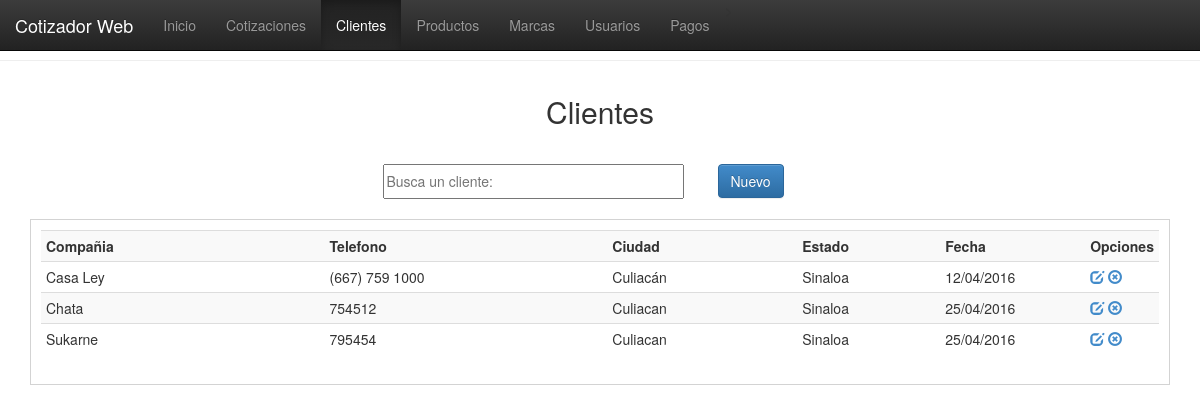
The page /vistas/clientes.php on the database its author committed.
### tables this page shows
CREATE TABLE `clientes` (
  `id_cte` int(11) NOT NULL,
  `comp_cte` varchar(100) NOT NULL,
  `nombcomer_cte` varchar(100) NOT NULL,
  `tel_cte` varchar(50) NOT NULL,
  `dir_cte` varchar(100) NOT NULL,
  `ciud_cte` varchar(100) NOT NULL,
  `edo_cte` varchar(100) NOT NULL,
  `fecha_cte` date NOT NULL
);

### php/conexion.php (called while the page is built, shortened)
<?php
function fechaNormal($fecha){
		$nfecha = date('d/m/Y',strtotime($fecha));
		return $nfecha;
}
?>

### vistas/clientes.php (the view, shortened to what this page needs)
<!DOCTYPE html>
<html>
<head>
<link href="../css/estilo.css" rel="stylesheet">
<link href="../bootstrap/css/bootstrap.css" rel="stylesheet">
<link href="../bootstrap/css/bootstrap.min.css" rel="stylesheet">
<link href="../bootstrap/css/bootstrap-theme.css" rel="stylesheet">
<link href="../bootstrap/css/bootstrap-theme.min.css" rel="stylesheet">
</head>
<body>
  <nav class="navbar navbar-inverse navbar-fixed-top">
    <div class="container-fluid">
      <div class="navbar-header">
        <a class="navbar-brand" href="#">Cotizador Web</a>
      </div>
      <div class="collapse navbar-collapse" id="myNavbar">
        <ul class="nav navbar-nav">
          <li><a href="index.php">Inicio</a></li>>
          <li><a href="cotizaciones.php">Cotizaciones</a></li>
          <li class="active"><a href="clientes.php">Clientes</a></li>
          <li><a href="productos.php">Productos</a></li>
          <li><a href="marcas.php">Marcas</a></li>
          <li><a href="usuarios.php">Usuarios</a></li>
          <li><a href="pagos.php">Pagos</a></li>
        </ul>
      </div>
    </div>
  </nav>
  <br><br><hr>
    <header>Clientes</header>
    <section>
    <table border="0" align="center">
    	<tr>
        	<td width="335"><input type="text" placeholder="Busca un cliente:" id="bs-cte"/></td>
            <td width="100"><button id="nuevo-cliente" class="btn btn-primary">Nuevo</button></td>
        </tr>
    </table>
    </section>
    <div class="registros" id="agrega-registros-cte">
        <table class="table table-striped table-condensed table-hover">
            <tr>
                <th width="300">Compañia</th>
                <th width="300">Telefono</th>
                <th width="200">Ciudad</th>
                <th width="150">Estado</th>
                <th width="150">Fecha</th>
                <th width="50">Opciones</th>
            </tr>
        <?php
            include('../php/conexion.php');
            $registro = mysql_query("SELECT * FROM clientes");
            while($registro2 = mysql_fetch_array($registro)){
                echo '<tr>
                        <td>'.$registro2['nombcomer_cte'].'</td>
                        <td>'.$registro2['tel_cte'].'</td>
                        <td>'.$registro2['ciud_cte'].'</td>
                        <td>'.$registro2['edo_cte'].'</td>
                        <td>'.fechaNormal($registro2['fecha_cte']).'</td>
                        <td>
                            <a href="javascript:editarCliente('.$registro2['id_cte'].');" class="glyphicon glyphicon-edit"></a>
                            <a href="javascript:eliminarCliente('.$registro2['id_cte'].');" class="glyphicon glyphicon-remove-circle"></a>
                        </td>
                    </tr>';
            }
        ?>
        </table>
    </div>
</body>
</html>

### css/estilo.css (style rules this page uses)
body { margin:0px; font-family:"Trebuchet MS", Arial, Helvetica, sans-serif; min-width:1000px; }
header { margin:auto; padding:10px; font-size:30px; width:500px; text-align:center; margin-top:20px; }
section { margin-top:20px; }
section table tr td input { width:90%; height:35px; outline:none; font-size:14px; }
.registros { margin:auto; width:95%; margin-top:20px; border:1px solid #D3D3D3; height:auto; padding:10px; }

### rows shown on the page
clientes: nombcomer_cte "Casa Ley", tel_cte "(667) 759 1000", ciud_cte "Culiacán", edo_cte "Sinaloa", fecha_cte "12/04/2016"
clientes: nombcomer_cte "Chata", tel_cte "754512", ciud_cte "Culiacan", edo_cte "Sinaloa", fecha_cte "25/04/2016"
clientes: nombcomer_cte "Sukarne", tel_cte "795454", ciud_cte "Culiacan", edo_cte "Sinaloa", fecha_cte "25/04/2016"
